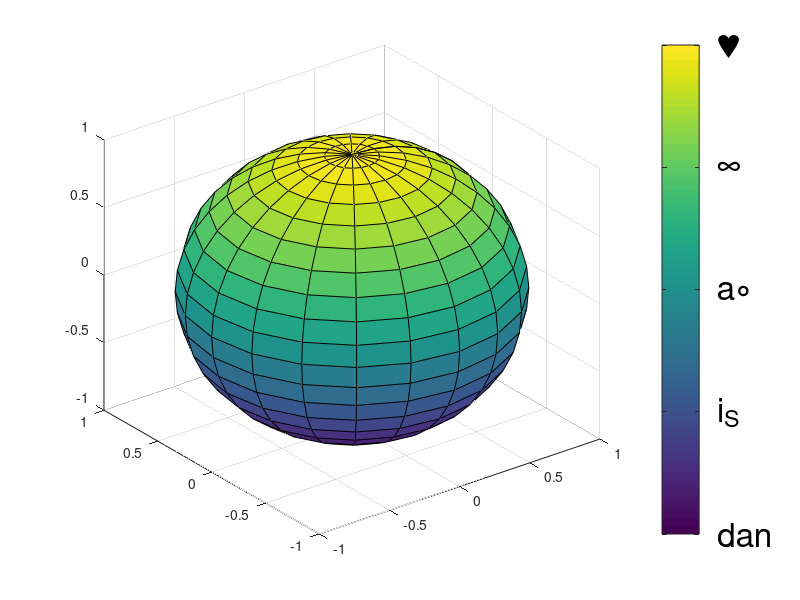

Recreate this plot in MATLAB.
% This function erases the original colorbar labeling and replaces it with an
% cell array. This allows one to use the LaTeX interpreter for colobar labels.
%
% DBE 03/01/04

function cbar_pro(yt_label)

if nargin==0 % DEMO
  figure; sphere; colorbar;
  yt_label={'dan','i_S','a\circ','\infty','\heartsuit'};
end

h=gcf;
%c=get(h,'children'); % Find all children
cb=findobj(h,'Tag','Colorbar'); % Find the colorbar children

for k = 1:length(cb)
    set(h,'CurrentAxes',cb(k)); % Set the current axis
    set(cb(k),'YTickLabel',[]); % Eliminate the original lettering
    xlim=get(cb(k),'XLim'); % Get the x-axis limits
    ylim=get(cb(k),'YLim'); % Get the y-axis limits
    yt_pos=linspace(ylim(1),ylim(2),(size(yt_label,2))); % Determine the text spacing...
    t = zeros(size(yt_label,2));
    for k=1:size(yt_label,2)
        t(k)=text(xlim(2)+1,yt_pos(k),yt_label{k});
        set(t(k),'FontSize',24);
    end
end
